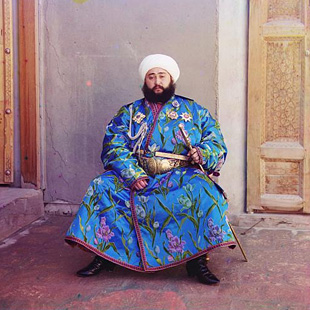
#> input picture training1/prokudin.jpg, 310 x 310 px
$ python image.py
#> lines starting #> are read from the running program, lines starting #| are printed output that depends on the picture
import cv2
import numpy as np
import matplotlib.pyplot as plt

image_path = 'prokudin.jpg'
image = cv2.imread(image_path)
#> image is the input picture: shape (310, 310, 3); mean B, G, R 134.4, 124.1, 144.1

b_channel, g_channel, r_channel = cv2.split(image)
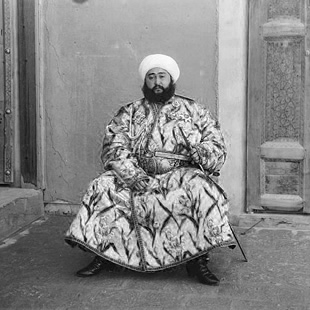
#> b_channel: shape (310, 310); min 0, max 255, mean 134.4
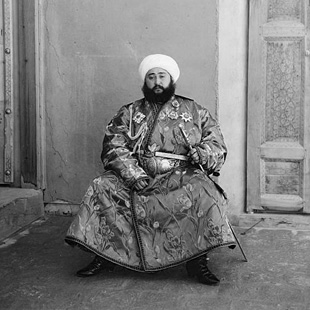
#> g_channel: shape (310, 310); min 0, max 255, mean 124.1
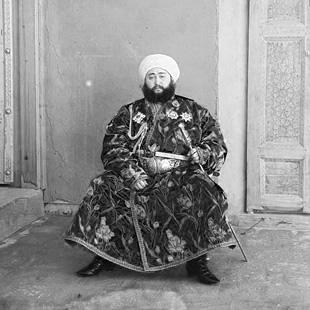
#> r_channel: shape (310, 310); min 0, max 255, mean 144.1

def align_channels(base, target):
    result = cv2.matchTemplate(target, base, cv2.TM_CCOEFF_NORMED)
#> result = [0.769]
    _, _, _, max_loc = cv2.minMaxLoc(result)
#> max_loc = (0, 0)

    dy, dx = max_loc
#> dy = 0; dx = 0
    return np.roll(target, shift=(dy, dx), axis=(0, 1))

aligned_g = align_channels(b_channel, g_channel)
aligned_r = align_channels(b_channel, r_channel)

combined_image = cv2.merge((b_channel, aligned_g, aligned_r))

plt.figure(figsize=(12, 8))

plt.subplot(2, 2, 1)
plt.imshow(b_channel, cmap='gray')
plt.title('B Kanalı')
plt.axis('off')

plt.subplot(2, 2, 2)
plt.imshow(g_channel, cmap='gray')
plt.title('G Kanalı')
plt.axis('off')

plt.subplot(2, 2, 3)
plt.imshow(r_channel, cmap='gray')
plt.title('R Kanalı')
plt.axis('off')

plt.subplot(2, 2, 4)
plt.imshow(cv2.cvtColor(combined_image, cv2.COLOR_BGR2RGB))
plt.title('Hizalanmış Görüntü')
plt.axis('off')

plt.tight_layout()
plt.show()
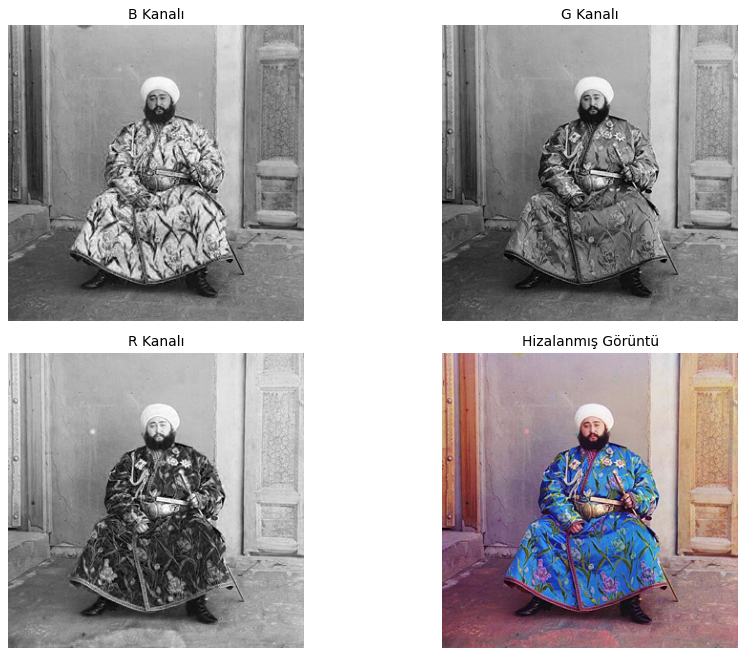
#> figure drawn by matplotlib, 4 panels
